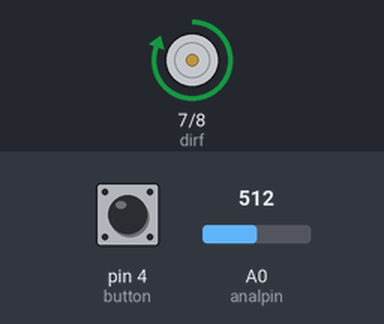
Simulated run of this sketch. Board: Arduino Uno, built with avr-gcc and run on an emulated ATmega328P. On the bench: motor-driver pin pairs drawn as motors (green arrow = first pin HIGH = forward, orange = second pin HIGH = backward, longer = more drive, scaled by the enable pin). The test bench sets the inputs (shaded band); at power-on: pin 4 (button) LOW, A0 (analpin) = 512. What the sketch prints to the serial monitor is not drawn.

Above: at 1.2 s.
1.3 s: pin 4 (button) pulled HIGH for 0.15 s
At 1.39 s:
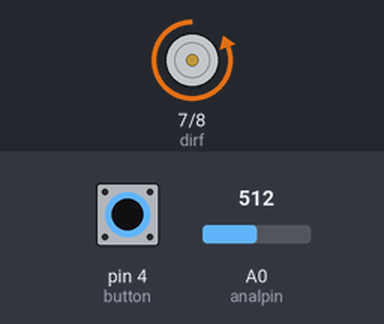
2.9 s: pin 4 (button) pulled HIGH for 3.2 s
At 7.3 s:
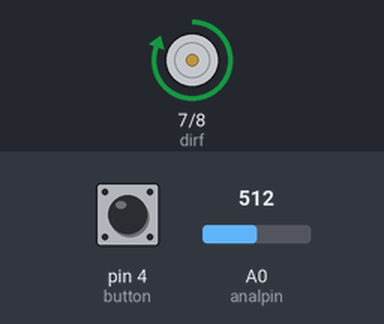
9.1 s: A0 (analpin) set to 504
Timing chart, 0 to 12.1 s (numbered marks = the images above; inputs shaded):
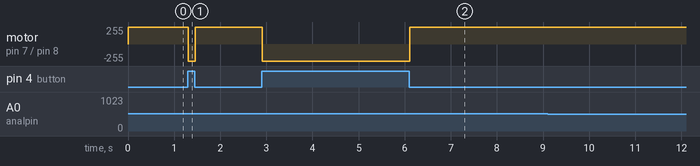

Measured:
- after the input at 1.3 s, motor on pin 7 (dirf) / pin 8 (dirb): forward 255/255 → backward 255/255 at once, → forward 255/255 0.16 s later
- after the input at 2.9 s, motor on pin 7 (dirf) / pin 8 (dirb): forward 255/255 → backward 255/255 at once, → forward 255/255 3.2 s later
- after the input at 9.1 s, every drawn part: stays the same

The sketch:

gripperlord.ino
```cpp
int analpin = A0;
int analval,anal1,anal2;

int button=4;
int pwmpin=9;
int dirf=7;
int dirb=8;

int error=0;
int target=200;

float kp=77;
float raftaar=0.0;

bool buttonState = false;

void setup()
{
  //motor pins:2 for direction and 1 pwm
  pinMode(pwmpin,OUTPUT);
  pinMode(dirf,OUTPUT);
  pinMode(dirb,OUTPUT);

  //pin to read analog values from KY 024
  pinMode(analpin, INPUT);
  pinMode(button,INPUT);

  Serial.begin(9600);

  anal1 = analogRead(analpin);
}

void loop ()
{
  buttonState = digitalRead(button);

  anal2 = analogRead(analpin);
  analval= anal2-anal1;

  if(target>=analval)
  {
  error = target - analval;
  }
  else if(analval>target)
  {
    error = analval - target;
  }

  raftaar = kp*error;

  if(raftaar>1000)
  {
    raftaar=1000;
  }

  if(buttonState==true)
 {
    digitalWrite(dirf,LOW);
    digitalWrite(dirb,HIGH);
 }
  else if(buttonState==false)
  {
    digitalWrite(dirb,LOW);
    digitalWrite(dirf,HIGH);
  }
  else
  {

  }
    analogWrite(pwmpin,abs(raftaar));

    Serial.print(raftaar);
  Serial.print("\t");
    Serial.print("\t");
  Serial.print(analval);
    Serial.print("\t");
  Serial.print(error);
  Serial.print("\n");

  anal1=anal2;
}
```
